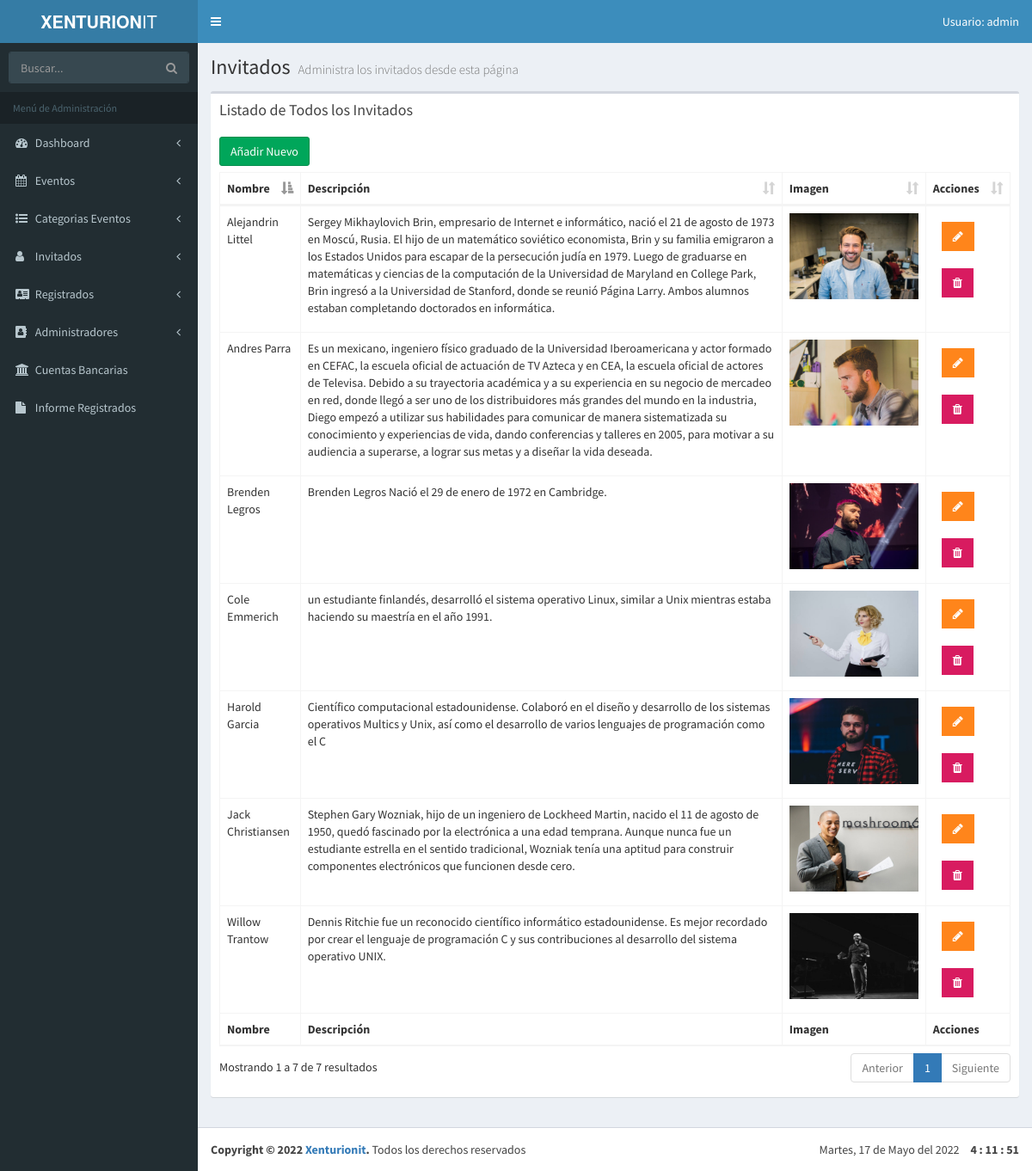
The app's page /admin/lista-invitados.php (signed in) with its own data.
### tables this page shows
CREATE TABLE `invitados` (
                             `invitado_id` tinyint(4) NOT NULL AUTO_INCREMENT,
                             `nombre_invitado` varchar(30) NOT NULL,
                             `apellido_invitado` varchar(30) NOT NULL,
                             `descripcion` text NOT NULL,
                             `url_imagen` varchar(50) NOT NULL,
                             `editado` datetime NOT NULL,
                             `url_facebook` varchar(200) DEFAULT NULL,
                             `url_twitter` varchar(200) DEFAULT NULL,
                             `url_instagram` varchar(200) DEFAULT NULL,
                             PRIMARY KEY (`invitado_id`)
);

### admin/lista-invitados.php (the view, shortened to what this page needs)
<?php
include_once 'funciones/funciones.php';
include_once 'templates/header.php'; ?>
<body class="hold-transition skin-blue fixed sidebar-mini">
<div class="wrapper">
    <?php include_once 'templates/barra.php'; ?>
    <?php include_once 'templates/navegacion.php'; ?>
  <div class="content-wrapper">
    <section class="content-header">
      <h1>
        Invitados
        <small>Administra los invitados desde esta página</small>
      </h1>
    </section>
    <section class="content">
    <div class="row">
      <div class="col-xs-12">
        <div class="box">
          <div class="box-header">
            <h3 class="box-title">Listado de Todos los Invitados</h3>
          </div>
          <div class="box-body">
            <a href="nuevo-invitado.php" class="btn btn-success">Añadir Nuevo</a>
            <table id="registros" class="table table-bordered table-hover">
                <thead>
                        <tr>
                            <th>Nombre</th>
                            <th>Descripción</th>
                            <th>Imagen</th>
                            <th>Acciones</th>
                        </tr>
                </thead>
                <tbody>
                <?php
                  try {
                    $sql = "SELECT * FROM invitados ";
                    $resultado = $conn->query($sql);
                  } catch (Exception $e) {
                    $error = $e->getMessage();
                  }
                  while($invitado = $resultado->fetch_assoc() ) {  ?>
                      <tr>
                              <td><?php echo $invitado['nombre_invitado'] . " " . $invitado['apellido_invitado']; ?></td>
                              <td><p><?php echo $invitado['descripcion']; ?></p></td>
                              <td>
                                  <?php if(($invitado['url_imagen'])){?>
                                      <img src="../img/invitados/<?php echo $invitado['url_imagen']; ?>" width="150" height="100">
                                  <?php }?>
                              </td>
                              <td>
                                  <a href="editar-invitado.php?id=<?php echo $invitado['invitado_id']; ?>" type="button" class="btn bg-orange btn-flat margin"> <i class="fa fa-pencil" aria-hidden="true"></i></a>
                                  <a href="#" data-id="<?php echo $invitado['invitado_id']; ?>" data-tipo="invitado" type="button" class="btn bg-maroon btn-flat margin borrar_registro"><i class="fa fa-trash" aria-hidden="true"></i></a>
                             </td>
                      </tr>
                  <?php } ?>
                </tbody>
                <tfoot>
                    <tr>
                        <th>Nombre</th>
                        <th>Descripción</th>
                        <th>Imagen</th>
                        <th>Acciones</th>
                    </tr>
                </tfoot>
            </table>
          </div>
        </div>
      </div>
    </div>
  </section>
  </div>
<?php
  include_once 'templates/footer.php';
  include_once 'templates/footer-scripts.php';
?>

### records on screen
invitados: nombre_invitado "Willow", apellido_invitado "Trantow", descripcion "Dennis Ritchie fue un reconocido científico informático estadounidense. Es mejor recordado por crear el lenguaje de programación C y sus contribuciones al desarrollo del sistema operativo UNIX.", url_imagen (picture)
invitados: nombre_invitado "Cole", apellido_invitado "Emmerich", descripcion "un estudiante finlandés, desarrolló el sistema operativo Linux, similar a Unix mientras estaba haciendo su maestría en el año 1991.", url_imagen (picture)
invitados: nombre_invitado "Brenden", apellido_invitado "Legros", descripcion "Brenden Legros Nació el 29 de enero de 1972 en Cambridge.", url_imagen (picture)
invitados: nombre_invitado "Jack", apellido_invitado "Christiansen", descripcion "Stephen Gary Wozniak, hijo de un ingeniero de Lockheed Martin, nacido el 11 de agosto de 1950, quedó fascinado por la electrónica a una edad temprana. Aunque nunca fue un estudiante estrella en el sentido tradicional, Wozniak tenía una aptitud para construir componentes electrónicos que funcionen desde cero.", url_imagen (picture)
invitados: nombre_invitado "Harold", apellido_invitado "Garcia", descripcion "Científico computacional estadounidense. Colaboró en el diseño y desarrollo de los sistemas operativos Multics y Unix, así como el desarrollo de varios lenguajes de programación como el C", url_imagen (picture)
invitados: nombre_invitado "Alejandrin", apellido_invitado "Littel", descripcion "Sergey Mikhaylovich Brin, empresario de Internet e informático, nació el 21 de agosto de 1973 en Moscú, Rusia. El hijo de un matemático soviético economista, Brin y su familia emigraron a los Estados Unidos para escapar de la persecución judía en 1979. Luego de graduarse en matemáticas y ciencias de la computación de la Universidad de Maryland en College Park, Brin ingresó a la Universidad de Stanford, donde se reunió Página Larry. Ambos alumnos estaban completando doctorados en informática.", url_imagen (picture)
invitados: nombre_invitado "Andres", apellido_invitado "Parra", descripcion "Es un mexicano, ingeniero físico graduado de la Universidad Iberoamericana y actor formado en CEFAC, la escuela oficial de actuación de TV Azteca y en CEA, la escuela oficial de actores de Televisa. Debido a su trayectoria académica y a su experiencia en su negocio de mercadeo en red, donde llegó a ser uno de los distribuidores más grandes del mundo en la industria, Diego empezó a utilizar sus habilidades para comunicar de manera sistematizada su conocimiento y experiencias de vida, dando conferencias y talleres en 2005, para motivar a su audiencia a superarse, a lograr sus metas y a diseñar la vida deseada.", url_imagen (picture)

### other values on screen
$usuario "admin"
